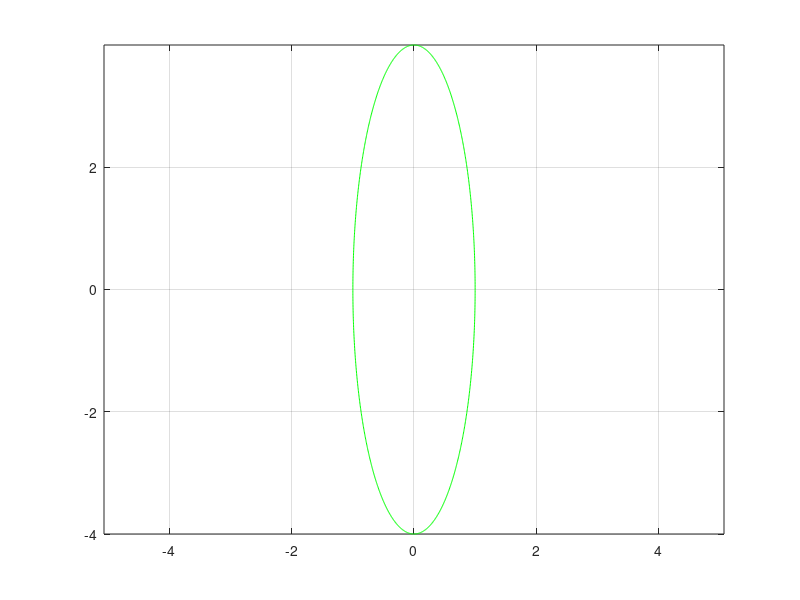

The MATLAB script that drew this image: (Note: this script raises an error after producing the figure.)
clear all
% # Points in the boundary
N = 1000;
% Domain of the boundary
t_parameter = linspace(-pi,pi,N)';
% Boundary components
Bdry_x = sin(t_parameter);
Bdry_y = 4*cos(t_parameter);
% Boundary
Bdry = [Bdry_x,Bdry_y];
% Plot boundary
plot(Bdry_x,Bdry_y,'color','green')
hold on
axis equal
grid on
% Initial Point
trial_point = [0,0];
initial_distance = distance_to_bdry_2(trial_point,Bdry);
% Estimator for our solution
sum_of_g_values = 0;
% Number of paths
number_of_paths = 10;
% stop variable
e = 0.1
% We iterate in the number of paths
for path = 1:number_of_paths
    fprintf('Path number: \n')
    path
    % Initialize the process in the initial point and compute the initial
    % distance
    current_point = trial_point;
    current_distance = initial_distance;
    while( current_distance > e )
      % Use the distance to the boundary as the radius of the circle
      radius = current_distance;
      % Plot the circle and choose the point that we take randomly in it
      circle(current_point(1),current_point(2),radius)
      % Random direction to the next point
      random_angle = rand;
      random_direction = [sin(2*pi*random_angle) , cos(2*pi*random_angle)];
      % Choose a random point in the circle
      next_point = current_point + (radius*random_direction);
      plot(next_point(1),next_point(2),'.','color','red')
      % Update the distance of the current point to the boundary
      current_distance = distance_to_bdry(next_point,Bdry);
      % Update the point
      current_point = next_point;
      pause(0.5)
    end
    % Update the estimator
    sum_of_g_values = sum_of_g_values + g(current_point) 
    % Plot the last point of the random walk
    plot(current_point(1),current_point(2),'.','color','magenta')
    % Reset the plot
    clf reset
    plot(Bdry_x,Bdry_y,'color','green')
    hold on
    axis equal
    grid on
end
% Solution in the trial point
solution_at_current_point = sum_of_g_values/number_of_paths